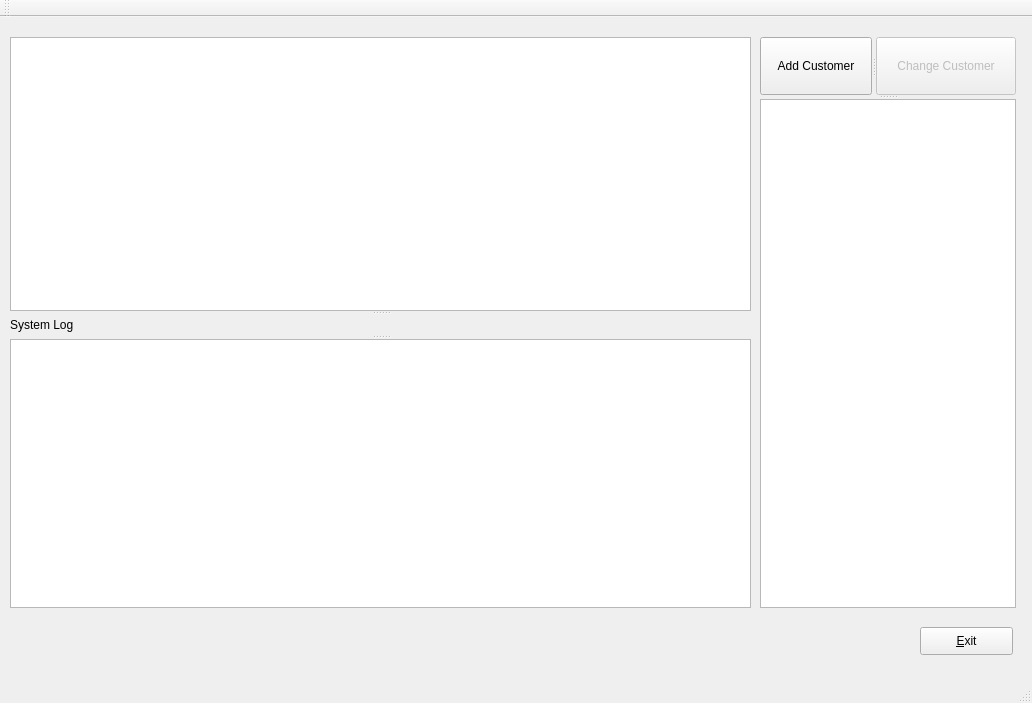
<?xml version="1.0" encoding="UTF-8"?>
<ui version="4.0">
 <class>MainWindow</class>
 <widget class="QMainWindow" name="MainWindow">
  <property name="geometry">
   <rect>
    <x>0</x>
    <y>0</y>
    <width>1032</width>
    <height>703</height>
   </rect>
  </property>
  <property name="windowTitle">
   <string>MainWindow</string>
  </property>
  <widget class="QWidget" name="centralWidget">
   <widget class="QPushButton" name="Exit_Button">
    <property name="geometry">
     <rect>
      <x>920</x>
      <y>610</y>
      <width>93</width>
      <height>28</height>
     </rect>
    </property>
    <property name="text">
     <string>&amp;Exit</string>
    </property>
   </widget>
   <widget class="QSplitter" name="splitter_2">
    <property name="geometry">
     <rect>
      <x>760</x>
      <y>20</y>
      <width>256</width>
      <height>571</height>
     </rect>
    </property>
    <property name="orientation">
     <enum>Qt::Vertical</enum>
    </property>
    <widget class="QSplitter" name="splitter">
     <property name="orientation">
      <enum>Qt::Horizontal</enum>
     </property>
     <widget class="QPushButton" name="Add_Button">
      <property name="text">
       <string>Add Customer</string>
      </property>
     </widget>
     <widget class="QPushButton" name="Change_Button">
      <property name="enabled">
       <bool>false</bool>
      </property>
      <property name="text">
       <string>Change Customer</string>
      </property>
     </widget>
    </widget>
    <widget class="QListWidget" name="Customer_Table_Widget"/>
   </widget>
   <widget class="QSplitter" name="splitter_4">
    <property name="geometry">
     <rect>
      <x>10</x>
      <y>20</y>
      <width>741</width>
      <height>571</height>
     </rect>
    </property>
    <property name="orientation">
     <enum>Qt::Vertical</enum>
    </property>
    <widget class="QListWidget" name="Shift_Table_Widget"/>
    <widget class="QSplitter" name="splitter_3">
     <property name="orientation">
      <enum>Qt::Vertical</enum>
     </property>
     <widget class="QLabel" name="label">
      <property name="text">
       <string>System Log</string>
      </property>
     </widget>
     <widget class="QListWidget" name="Log_listWidget"/>
    </widget>
   </widget>
  </widget>
  <widget class="QToolBar" name="mainToolBar">
   <attribute name="toolBarArea">
    <enum>TopToolBarArea</enum>
   </attribute>
   <attribute name="toolBarBreak">
    <bool>false</bool>
   </attribute>
  </widget>
  <widget class="QStatusBar" name="statusBar"/>
 </widget>
 <layoutdefault spacing="6" margin="11"/>
 <resources/>
 <connections>
  <connection>
   <sender>Exit_Button</sender>
   <signal>clicked()</signal>
   <receiver>MainWindow</receiver>
   <slot>close()</slot>
   <hints>
    <hint type="sourcelabel">
     <x>920</x>
     <y>624</y>
    </hint>
    <hint type="destinationlabel">
     <x>645</x>
     <y>453</y>
    </hint>
   </hints>
  </connection>
  <connection>
   <sender>Customer_Table_Widget</sender>
   <signal>itemSelectionChanged()</signal>
   <receiver>Change_Button</receiver>
   <slot>update()</slot>
   <hints>
    <hint type="sourcelabel">
     <x>768</x>
     <y>172</y>
    </hint>
    <hint type="destinationlabel">
     <x>879</x>
     <y>96</y>
    </hint>
   </hints>
  </connection>
 </connections>
 <slots>
  <signal>add_or_change_customer_signal()</signal>
  <signal>timer_signal()</signal>
  <slot>add_or_change_customer_slot()</slot>
  <slot>timer_slot()</slot>
 </slots>
</ui>
